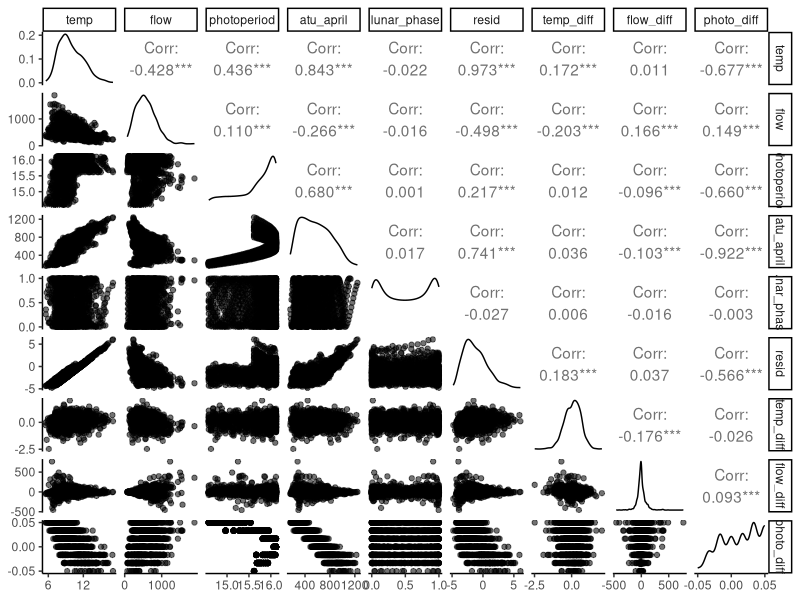
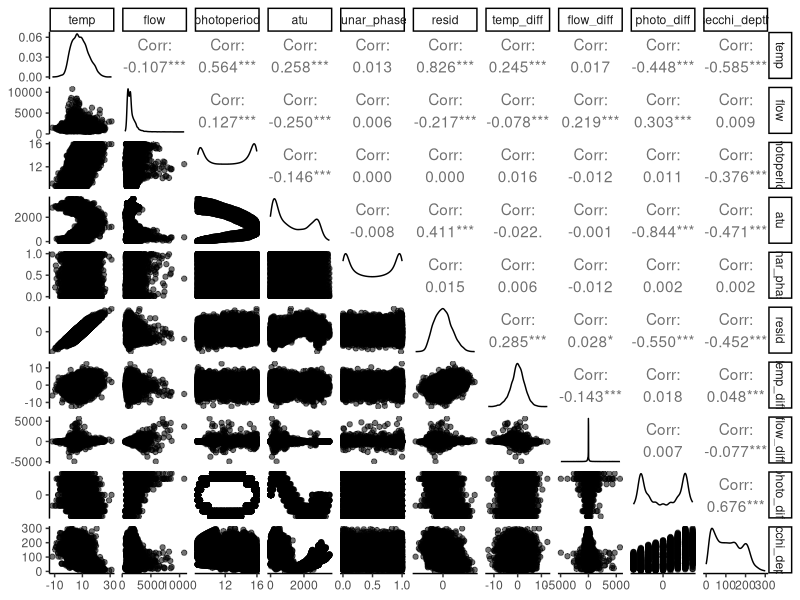
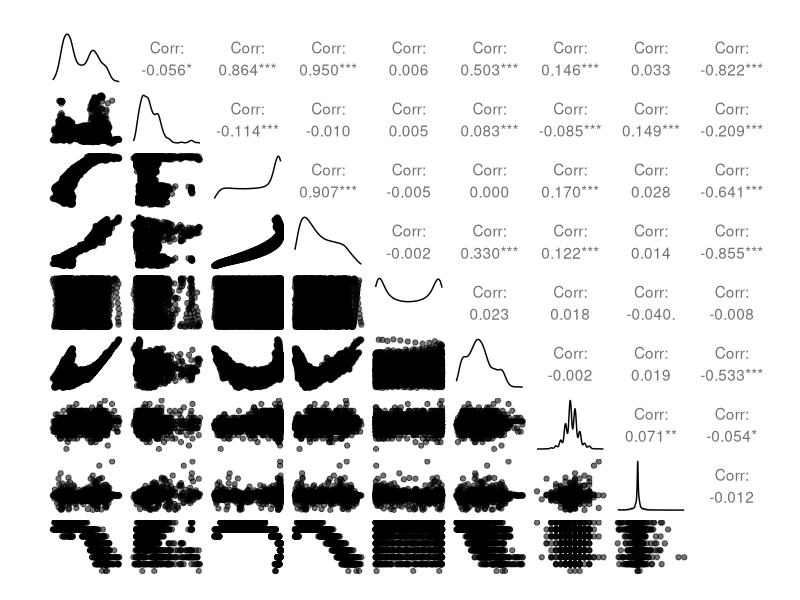
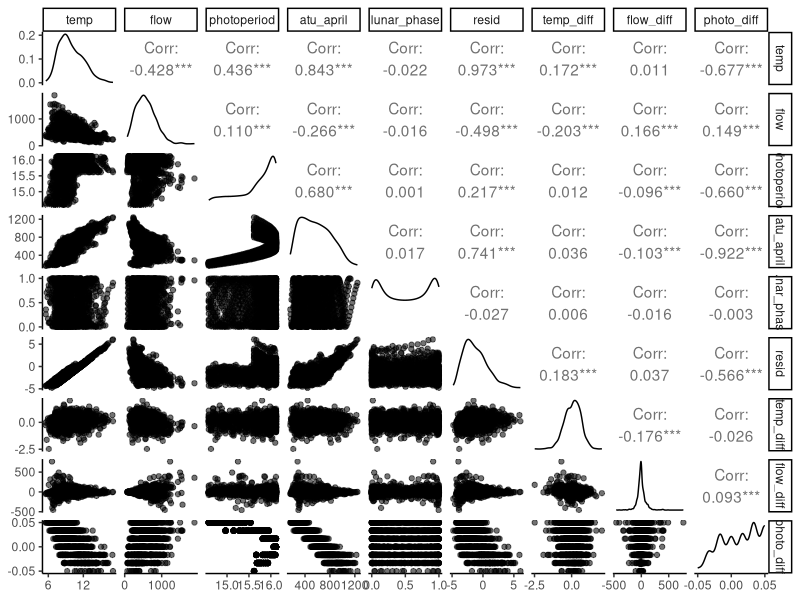
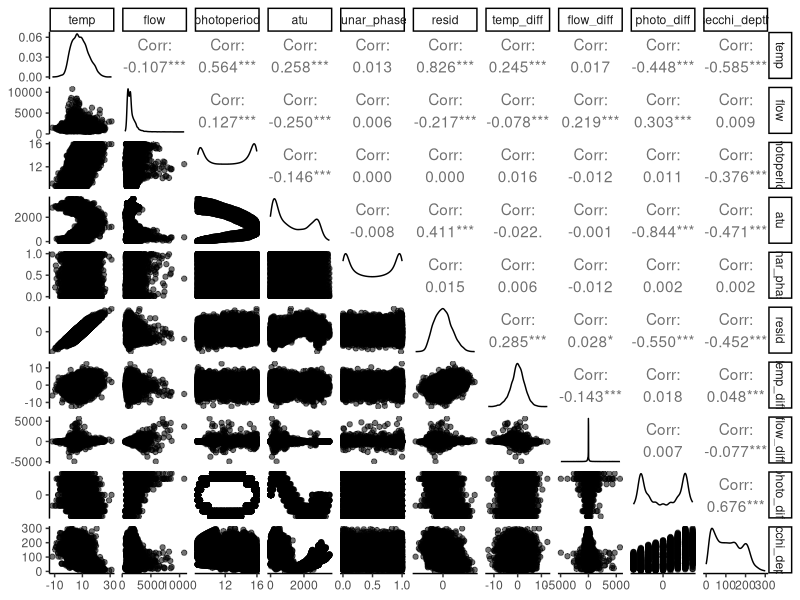

The R script that drew these images, in order: (Note: a time limit stopped this script after it produced the figures.)
#Goal -make a figure for each river to visualise the correlation
#between all the environmental variables

#Load libraries
library(ggplot2)
library(tidyverse)
library(here)
library(GGally)
library(modelr)

#read the data

data <- read.csv(here("data", "dungeness_aggregated_w_trap_efficiency.csv"))

GGally::ggpairs(data %>% 
                  filter(doy > 120 & doy < 200) %>%
                  select(temp, flow, photoperiod,
                         atu_april, lunar_phase, resid, temp_diff,
                         flow_diff, photo_diff
                         ),
                  
                  aes(alpha = 0.2)) +
  # geom_point(alpha = 0.5)
  scale_x_continuous(n.breaks = 3) +
  scale_y_continuous(n.breaks = 3) +
  theme(axis.text.x = element_text(angle = 90, vjust = 0.5, hjust=1),
        strip.background = element_blank(),
        axis.text.y = element_text(angle = 90, vjust = 0.5, hjust=1)
        )+
  theme_classic()

ggsave(here("output", "correlation_matrix_dungeness_subset.png"),
       width = 10, height = 10, units = "in", dpi = 300)

#do same for puyallup river

puyallup_data <- read.csv(here("puyallup",  "data", 
                               "puyallup_final.csv"))


GGally::ggpairs(puyallup_data %>%
                  # filter(doy > 120 & doy < 200) %>%
                  select(temp_night, flow_night, photoperiod_night,
                         atu_night, lunar_phase_night, resid_night, 
                         temp_diff_night, flow_diff_night, photo_diff_night,
                         secchi_depth_night
                  ) %>% 
                  #remove"night" from the column names
                  rename_with(~sub("_night", "", .x)),
                  
                  aes(alpha = 0.2)) +
  # geom_point(alpha = 0.5)
  scale_x_continuous(n.breaks = 3) +
  scale_y_continuous(n.breaks = 3) +
  theme(axis.text.x = element_text(angle = 90, vjust = 0.5, hjust=1),
        strip.background = element_blank(),
        axis.text.y = element_text(angle = 90, vjust = 0.5, hjust=1)
        )+
  theme_classic()

ggsave(here("output", "correlation_matrix_puyallup.png"),
       width = 10, height = 10, units = "in", dpi = 300)



#do same for skagit

skagit_data <- read.csv(here("skagit","data", "skagit_2010-2022_w_covariates.csv"))
colnames(skagit_data)

lm_temp_day <- lm(temp ~ 1+photoperiod, data = skagit_data)

skagit_data <- skagit_data %>% add_residuals(lm_temp_day)

GGally::ggpairs(skagit_data %>%
                  filter(trap == "screw", daytime_category == "night") %>%
                  select(temp, flow, photoperiod,
                         atu_solstice, lunar_phase, resid, 
                         temp_diff, flow_diff, photo_diff
                  ),aes(alpha = 0.2)) +
  # geom_point(alpha = 0.5)
  scale_x_continuous(n.breaks = 3) +
  scale_y_continuous(n.breaks = 3) +
  theme(axis.text.x = element_text(angle = 90, vjust = 0.5, hjust=1),
        strip.background = element_blank(),
        axis.text.y = element_text(angle = 90, vjust = 0.5, hjust=1)
        )+
  theme_classic()

ggsave(here("output", "correlation_matrix_skagit.png"),
       width = 10, height = 10, units = "in", dpi = 300)
